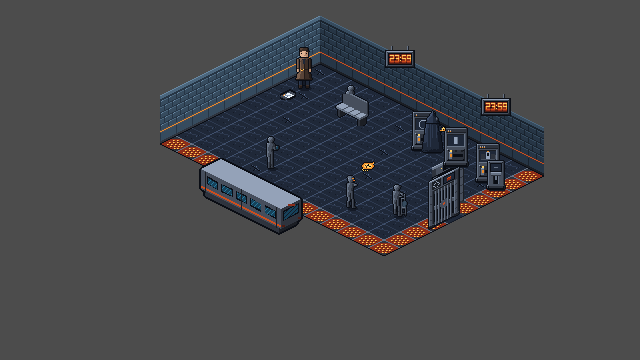
#> input picture docs/reviews/TLF-066/arrival_platform/001_N.png, 640 x 360 px
$ python -i step1_mockups.py   (imports and definitions only)
#> lines starting #> are read from the running program, lines starting #| are printed output that depends on the picture
### tools/art/gen/lib.py
"""TLF art authoring helpers. Pillow + stdlib only.
Pixels hold palette indices (0..31) or None (transparent). Output: layered .pxo in
Pixelorama 1.2.3 format (pxo_version 7: zip of data.json + raw RGBA cels).
The zip is written with fixed timestamps so the same input always gives the same bytes."""
import json, zipfile, copy, os, re, tempfile
from PIL import Image

REPO = os.path.normpath(os.path.join(os.path.dirname(os.path.abspath(__file__)), '..', '..', '..'))
SCR = os.environ.get('TLF_ART_SCRATCH') or os.path.join(tempfile.gettempdir(), 'tlf_art_gen_preview')   # scratch for optional previews only
ZIP_DATE = (2026, 10, 31, 0, 0, 0)
AUTHOR = 'TLF design-art agent (Claude Code, Sonnet 5.5)'


def load_pal():
    pal = {}
    for l in open(os.path.join(REPO, 'assets/source/ch01/ch01_palette_elysium09.gpl')):
        m = re.match(r'\s*(\d+)\s+(\d+)\s+(\d+)\s+(\d\d)\s', l)
        if m:
            pal[int(m.group(4))] = tuple(int(m.group(i)) for i in (1, 2, 3))
    assert len(pal) == 32
    return pal


PAL = load_pal()
RGB2IDX = {v: k for k, v in PAL.items()}


class Layer:
    # [4 lines left out: function __init__, not called in this run]

    def put(self, x, y, c):
        if 0 <= x < self.w and 0 <= y < self.h:
            self.p[y][x] = c

    # [9 lines left out: functions get, rect, not called in this run]

    def hline(self, x0, x1, y, c):
        self.rect(x0, y, x1, y, c)

    def vline(self, x, y0, y1, c):
        self.rect(x, y0, x, y1, c)

    # [21 lines left out: functions line, blit, not called in this run]

    def mask(self):
        return {(x, y) for y in range(self.h) for x in range(self.w) if self.p[y][x] is not None}

    def clear(self):
        self.p = [[None] * self.w for _ in range(self.h)]

    # [60 lines left out: functions flip_h, copy, rgba, composite, outline_mask, to_image and 1 more, not called in this run]


_LAYER = {"animated_params": "Dictionary[String, Dictionary]({\n\"opacity\": {}\n})", "blend_mode": 0,
          "clipping_mask": False, "effects": [], "locked": False, "metadata": {}, "name": "", "new_cels_linked": False,
          "opacity": 1.0, "parent": -1, "type": 0, "ui_color": "(0.0, 0.0, 0.0, 0.0)", "visible": True}
_CEL = {"metadata": {}, "opacity": 1.0, "ui_color": "(0.0, 0.0, 0.0, 0.0)", "z_index": 0}


# [53 lines left out: functions _template, _zwrite, pxo_bytes, not called in this run]


def write_pxo(path, w, h, layer_names, frames, fps=1.0, tags=None, user_data='TLF-039'):
    open(path, 'wb').write(pxo_bytes(w, h, layer_names, frames, fps, tags, user_data))


# [13 lines left out: function preview, not called in this run]

### tools/art/gen/step1_mockups.py
"""Step 1 mockups & greyscale proofs for TLF-057 (Sol visual review package, Appendix B).

Produces 5 files in `design/art/mockups/`:
1. `ch01_step1_room_statues_mockup.png` (640 x 360 px native Room 1 mockup with Elias, N-01..N-04, shimmer, read outline, SO-01 props)
2. `ch01_step1_room_statues_x3_proof.png` (1920 x 1080 px nearest x3 upscale of the Room 1 mockup)
3. `ch01_step1_room_statues_greyscale_proof.png` (1920 x 1080 px nearest x3 luminance greyscale proof of Room 1)
4. `ch01_step1_statues_all13_greyscale_proof.png` (contact sheet in colour + greyscale at x3 + native 1x strip, with legends outside
   sprite bounds: Elias vs effects-hidden statue, all 13 assembled commuters, 6 base bodies + 4 specific poses in idle & static read
   on both dark wall and lit floor backgrounds, reduced_effects view, 14 overlays, 4 shimmer frames, 6x6 timestamp glyph)
5. `ch01_step1_props_greyscale_proof.png` (contact sheet in colour + greyscale at x3 + native 1x strip, with legends outside sprite
   bounds: all 57 Section B props grouped by family & state, plus 2x tiled bulkhead wall proof)
"""
import os
from PIL import Image, ImageDraw, ImageFont
from lib import *
import step1_statues as st_mod
import step1_props as pr_mod
import placement_render as pl_mod

# [1 line that did not run here, left out]
# [1 line that did not run here, left out]

MOCKUP_FILES = [
    'ch01_step1_room_statues_mockup.png',
    'ch01_step1_room_statues_x3_proof.png',
    'ch01_step1_room_statues_greyscale_proof.png',
    'ch01_step1_statues_all13_greyscale_proof.png',
    'ch01_step1_props_greyscale_proof.png',
]


def mockup_path(fname, out_dir=None):
    return os.path.join(out_dir or MOCK_DIR, fname)


def _to_greyscale_rgba(im):
    """Convert an RGBA image to pure luminance greyscale while preserving alpha."""
    g = im.convert('L')
    r, g_ch, b, a = im.split()
    return Image.merge('RGBA', (g, g, g, a))


def _paste_safe(cv, im, xy):
    """Alpha-composite `im` onto `cv` at `xy`, clipping to canvas bounds."""
    pl_mod.paste_clip(cv, im, xy)


def _png(cat, stem):
    """Load an actual delivered runtime PNG from `assets/<cat>/ch01/<stem>.png` (zero proof-only synthesis)."""
    return Image.open(os.path.join(REPO, 'assets', cat, 'ch01', stem + '.png')).convert('RGBA')


# [395 lines left out: functions _draw_label, build_room1_step1_mockup, build_statues_all13_contact_sheet, build_props_contact_sheet, write_mockups, not called in this run]


# [4 lines not run here, left out]

>>> from PIL import Image
>>> picture = Image.open('../../../docs/reviews/TLF-066/arrival_platform/001_N.png')
#> picture is the input picture: PIL image 640x360 RGB; mean R, G, B 70.3, 71.3, 74.3
>>> result = _to_greyscale_rgba(picture)
#> in _to_greyscale_rgba, `g = im.convert('L')`:
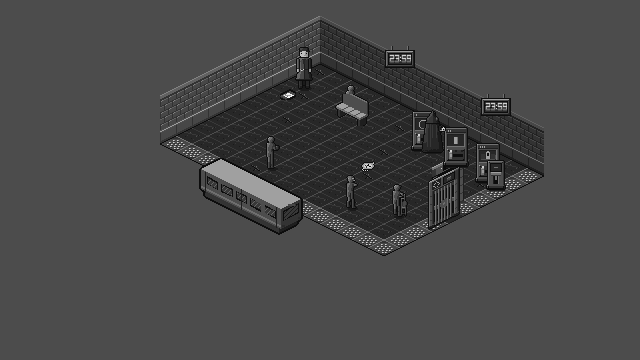
#> g: PIL image 640x360 L; min 13, max 243, mean 71.3
#> (the run stopped early here; a loop or call above may not have finished)
